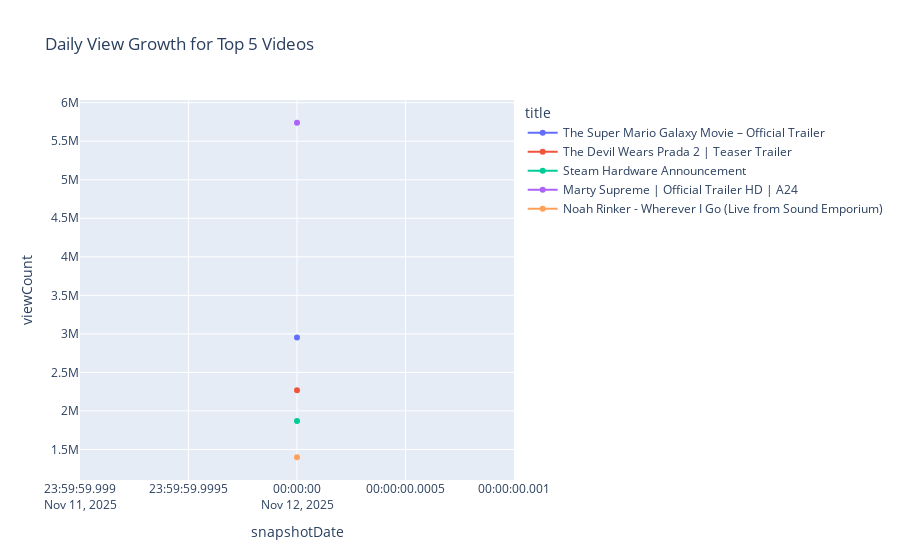

The cell this chart's notebook holds for it:
### Code cell
# Aggregate per video
video_lifespan = all_data.groupby(['videoId', 'title', 'categoryId']).agg(
    first_trend=('snapshotDate', 'min'),
    last_trend=('snapshotDate', 'max'),
    days_on_trending=('snapshotDate', lambda x: (x.max() - x.min()).days + 1),
    max_views=('viewCount', 'max'),
    max_likes=('likeCount', 'max'),
    max_comments=('commentCount', 'max')
).reset_index()

video_lifespan.head()

# Select top 5 videos by max views
top_videos_views = video_lifespan.sort_values("max_views", ascending=False).head(5)
top_ids = top_videos_views['videoId'].tolist()
top_data = all_data[all_data['videoId'].isin(top_ids)]

fig = px.line(top_data, x='snapshotDate', y='viewCount', color='title', markers=True,
              title="Daily View Growth for Top 5 Videos")
fig.show()

### Figure 1 — Plotly figure (JSON) as saved in the notebook; plotly's stock layout.template omitted (floating-point values rounded to 4 significant figures)
{"data": [{"hovertemplate": "title=The Super Mario Galaxy Movie – Official Trailer<br>snapshotDate=%{x}<br>viewCount=%{y}<extra></extra>", "legendgroup": "The Super Mario Galaxy Movie – Official Trailer", "line": {"color": "#636efa", "dash": "solid"}, "marker": {"symbol": "circle"}, "mode": "lines+markers", "name": "The Super Mario Galaxy Movie – Official Trailer", "orientation": "v", "showlegend": true, "type": "scatter", "x": [null, null, null, null, null, null, null, null, null, null, null, null, null, null, "2025-11-12T00:00:00"], "xaxis": "x", "y": [2918084, 2918084, 2918084, 2918084, 2918084, 2918084, 2918084, 2918084, 2918084, 2918084, 2918084, 2918084, 2918084, 2918084, 2952541], "yaxis": "y"}, {"hovertemplate": "title=The Devil Wears Prada 2 | Teaser Trailer<br>snapshotDate=%{x}<br>viewCount=%{y}<extra></extra>", "legendgroup": "The Devil Wears Prada 2 | Teaser Trailer", "line": {"color": "#EF553B", "dash": "solid"}, "marker": {"symbol": "circle"}, "mode": "lines+markers", "name": "The Devil Wears Prada 2 | Teaser Trailer", "orientation": "v", "showlegend": true, "type": "scatter", "x": [null, null, null, null, null, null, null, null, null, null, null, null, null, null, "2025-11-12T00:00:00"], "xaxis": "x", "y": [2234966, 2234966, 2234966, 2234966, 2234966, 2234966, 2234966, 2234966, 2234966, 2234966, 2234966, 2234966, 2234966, 2234966, 2267015], "yaxis": "y"}, {"hovertemplate": "title=Steam Hardware Announcement<br>snapshotDate=%{x}<br>viewCount=%{y}<extra></extra>", "legendgroup": "Steam Hardware Announcement", "line": {"color": "#00cc96", "dash": "solid"}, "marker": {"symbol": "circle"}, "mode": "lines+markers", "name": "Steam Hardware Announcement", "orientation": "v", "showlegend": true, "type": "scatter", "x": [null, null, null, null, null, null, null, null, null, null, null, null, null, null, "2025-11-12T00:00:00"], "xaxis": "x", "y": [1839853, 1839853, 1839853, 1839853, 1839853, 1839853, 1839853, 1839853, 1839853, 1839853, 1839853, 1839853, 1839853, 1839853, 1868164], "yaxis": "y"}, {"hovertemplate": "title=Marty Supreme | Official Trailer HD | A24<br>snapshotDate=%{x}<br>viewCount=%{y}<extra></extra>", "legendgroup": "Marty Supreme | Official Trailer HD | A24", "line": {"color": "#ab63fa", "dash": "solid"}, "marker": {"symbol": "circle"}, "mode": "lines+markers", "name": "Marty Supreme | Official Trailer HD | A24", "orientation": "v", "showlegend": true, "type": "scatter", "x": [null, null, null, null, null, null, null, null, null, null, null, null, null, null, "2025-11-12T00:00:00"], "xaxis": "x", "y": [5680617, 5680617, 5680617, 5680617, 5680617, 5680617, 5680617, 5680617, 5680617, 5680617, 5680617, 5680617, 5680617, 5680617, 5739705], "yaxis": "y"}, {"hovertemplate": "title=Noah Rinker - Wherever I Go (Live from Sound Emporium)<br>snapshotDate=%{x}<br>viewCount=%{y}<extra></extra>", "legendgroup": "Noah Rinker - Wherever I Go (Live from Sound Emporium)", "line": {"color": "#FFA15A", "dash": "solid"}, "marker": {"symbol": "circle"}, "mode": "lines+markers", "name": "Noah Rinker - Wherever I Go (Live from Sound Emporium)", "orientation": "v", "showlegend": true, "type": "scatter", "x": [null, null, null, null, null, null, null, null, null, null, null, null, null, null, "2025-11-12T00:00:00"], "xaxis": "x", "y": [1398488, 1398488, 1398488, 1398488, 1398488, 1398488, 1398488, 1398488, 1398488, 1398488, 1398488, 1398488, 1398488, 1398488, 1399794], "yaxis": "y"}], "layout": {"legend": {"title": {"text": "title"}, "tracegroupgap": 0}, "title": {"text": "Daily View Growth for Top 5 Videos"}, "xaxis": {"anchor": "y", "domain": [0, 1], "title": {"text": "snapshotDate"}}, "yaxis": {"anchor": "x", "domain": [0, 1], "title": {"text": "viewCount"}}}}
